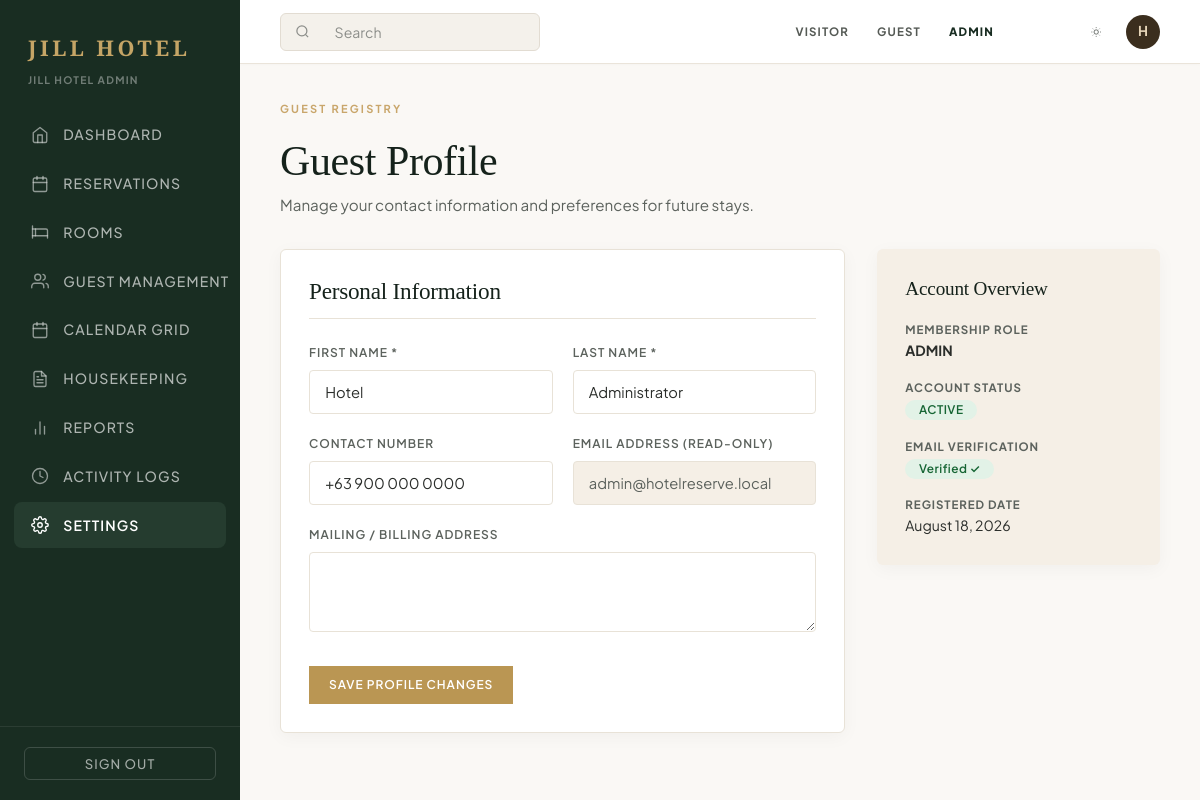
/customer/profile.php (signed in), run on the app's committed database.
### tables this page shows
CREATE TABLE `users` (
  `id` int(11) NOT NULL AUTO_INCREMENT,
  `first_name` varchar(80) NOT NULL,
  `last_name` varchar(80) NOT NULL,
  `email` varchar(160) NOT NULL,
  `password` varchar(255) NOT NULL,
  `phone` varchar(50) DEFAULT NULL,
  `address` text DEFAULT NULL,
  `role` enum('CUSTOMER','ADMIN') NOT NULL DEFAULT 'CUSTOMER',
  `status` enum('PENDING_VERIFICATION','ACTIVE','SUSPENDED','DEACTIVATED') NOT NULL DEFAULT 'PENDING_VERIFICATION',
  `created_at` timestamp NOT NULL DEFAULT current_timestamp(),
  `updated_at` timestamp NOT NULL DEFAULT current_timestamp() ON UPDATE current_timestamp(),
  `email_verified` tinyint(1) NOT NULL DEFAULT 0,
  `verified_at` datetime DEFAULT NULL,
  `last_login` datetime DEFAULT NULL,
  `housekeeping` tinyint(1) NOT NULL DEFAULT 0,
  PRIMARY KEY (`id`),
  UNIQUE KEY `email` (`email`),
  KEY `email_2` (`email`),
  KEY `role` (`role`,`status`)
);

### includes/bootstrap.php (called while the page is built, shortened)
<?php
function e(?string $value): string { return htmlspecialchars((string)$value, ENT_QUOTES | ENT_SUBSTITUTE, 'UTF-8'); }
function app_root(): string {
    static $root;
    if ($root !== null) {
        return $root;
    }
    return $root = rtrim(APP_ROOT, '/');
}
function url(string $path=''): string { return app_root() . '/' . ltrim($path, '/'); }

### customer/profile.php (the view, shortened to what this page needs)
<?php
$pdo = db();
$s = $pdo->prepare('SELECT * FROM users WHERE id = ?');
$s->execute([user()['id']]);
$u = $s->fetch();
require __DIR__ . '/../includes/header.php';
?>
<div style="margin-bottom: 2rem;">
    <span class="kicker">GUEST REGISTRY</span>
    <h1 style="margin-bottom: 0.35rem;">Guest Profile</h1>
    <p style="color: var(--text-secondary, #5C625D);">Manage your contact information and preferences for future stays.</p>
</div>
<div style="display: grid; grid-template-columns: 2fr 1fr; gap: 2rem; align-items: flex-start;">
    <div class="panel">
        <h2 style="font-size: 1.45rem; margin-bottom: 1.5rem; border-bottom: 1px solid var(--border-color, #E8E2D7); padding-bottom: 0.75rem;">
            Personal Information
        </h2>
        <form method="post" action="<?=url('customer/profile.php')?>">
            <div class="form-grid">
                <div>
                    <label for="prof-first">First Name *</label>
                    <input required id="prof-first" name="first_name" autocomplete="given-name" value="<?=e($u['first_name'])?>">
                </div>
                <div>
                    <label for="prof-last">Last Name *</label>
                    <input required id="prof-last" name="last_name" autocomplete="family-name" value="<?=e($u['last_name'])?>">
                </div>
            </div>
            <div class="form-grid">
                <div>
                    <label for="prof-phone">Contact Number</label>
                    <input id="prof-phone" name="phone" autocomplete="tel" value="<?=e($u['phone'])?>">
                </div>
                <div>
                    <label for="prof-email">Email Address (Read-Only)</label>
                    <input disabled id="prof-email" value="<?=e($u['email'])?>">
                </div>
            </div>
            <div style="margin-bottom: 1.75rem;">
                <label for="prof-address">Mailing / Billing Address</label>
                <textarea id="prof-address" name="address" autocomplete="street-address" style="min-height: 80px;"><?=e($u['address'])?></textarea>
            </div>
            <button class="btn btn-gold" type="submit">Save Profile Changes</button>
        </form>
    </div>
    <aside class="panel" style="background: var(--surface-muted, #F4EFE6); border: none;">
        <h3 style="font-size: 1.2rem; margin-bottom: 1.25rem;">Account Overview</h3>
        <div style="display: flex; flex-direction: column; gap: 1rem; font-size: 0.88rem;">
            <div>
                <span style="font-size: 0.72rem; font-weight: 700; text-transform: uppercase; letter-spacing: 0.08em; color: var(--text-secondary, #7A807B); display: block;">Membership Role</span>
                <strong><?=e($u['role'])?></strong>
            </div>
            <div>
                <span style="font-size: 0.72rem; font-weight: 700; text-transform: uppercase; letter-spacing: 0.08em; color: var(--text-secondary, #7A807B); display: block;">Account Status</span>
                <span class="badge success"><?=e($u['status'])?></span>
            </div>
            <div>
                <span style="font-size: 0.72rem; font-weight: 700; text-transform: uppercase; letter-spacing: 0.08em; color: var(--text-secondary, #7A807B); display: block;">Email Verification</span>
                <span class="badge success">Verified &check;</span>
            </div>
            <div>
                <span style="font-size: 0.72rem; font-weight: 700; text-transform: uppercase; letter-spacing: 0.08em; color: var(--text-secondary, #7A807B); display: block;">Registered Date</span>
                <span><?=date('F d, Y', strtotime($u['created_at']))?></span>
            </div>
        </div>
    </aside>
</div>
<?php require __DIR__ . '/../includes/footer.php'; ?>

### assets/css/base.css (style rules this page uses)
*, *::before, *::after { box-sizing: border-box; margin: 0; padding: 0; }
html { font-size: 16px; scroll-behavior: smooth; -webkit-text-size-adjust: 100%; }
body { font-family: 'Plus Jakarta Sans', -apple-system, BlinkMacSystemFont, "Segoe UI", Roboto, sans-serif; font-size: 0.95rem; line-height: 1.65; background-color: var(--bg-primary, #FAF8F5); color: var(--text-primary, #2A2D2A); min-height: 100vh; display: flex; flex-direction: column; overflow-x: hidden; -webkit-font-smoothing: antialiased; -moz-osx-font-smoothing: grayscale; }
h1, h2, h3, h4, h5, h6, .serif, .brand, .section-title { font-family: 'Playfair Display', Georgia, serif; font-weight: 500; line-height: 1.2; color: var(--text-heading, #15221B); letter-spacing: -0.01em; }
h1 { font-size: clamp(2rem, 3.5vw, 3.25rem); margin-bottom: 0.75rem; }
h2 { font-size: clamp(1.5rem, 2.5vw, 2.25rem); margin-bottom: 0.65rem; }
h3 { font-size: clamp(1.2rem, 1.8vw, 1.5rem); margin-bottom: 0.5rem; }
p { margin-bottom: 1rem; color: var(--text-secondary, #5C625D); }
p:last-child { margin-bottom: 0; }
.kicker, .eyebrow, .eyebrow-title { font-family: 'Plus Jakarta Sans', sans-serif; font-size: 0.75rem; font-weight: 700; text-transform: uppercase; letter-spacing: 0.18em; color: var(--accent, #B89650); margin-bottom: 0.5rem; display: block; }
button, .btn { display: inline-flex; align-items: center; justify-content: center; gap: 0.5rem; font-family: 'Plus Jakarta Sans', sans-serif; font-size: 0.8rem; font-weight: 600; letter-spacing: 0.08em; text-transform: uppercase; padding: 0.85rem 1.65rem; border-radius: 4px; border: 1px solid transparent; background-color: var(--button-bg, #1C3328); color: var(--button-text, #FAF8F5); cursor: pointer; transition: all 0.25s cubic-bezier(0.16, 1, 0.3, 1); text-decoration: none; line-height: 1; }
.btn-gold { background-color: var(--accent, #B89650); color: #1A1F1B; }
form { width: 100%; }
.form-grid { display: grid; grid-template-columns: repeat(2, 1fr); gap: 1.25rem; margin-bottom: 1.25rem; }
label { display: block; font-size: 0.75rem; font-weight: 600; text-transform: uppercase; letter-spacing: 0.08em; color: var(--text-secondary, #5C625D); margin-bottom: 0.45rem; }
input, select, textarea { width: 100%; font-family: inherit; font-size: 0.92rem; color: var(--text-primary, #2A2D2A); background-color: var(--surface, #FFFFFF); border: 1px solid var(--border-color, #E2DBD0); border-radius: 4px; padding: 0.75rem 0.95rem; transition: border-color 0.2s ease, box-shadow 0.2s ease; outline: none; }
input[disabled], select[disabled], textarea[disabled] { background-color: var(--surface-muted, #F3EFE8); cursor: not-allowed; color: var(--text-secondary, #7A807B); }
textarea { resize: vertical; min-height: 100px; }
.card, .panel { background-color: var(--surface, #FFFFFF); border: 1px solid var(--border-color, #E8E2D7); border-radius: 6px; padding: 1.75rem; box-shadow: 0 4px 18px rgba(28, 33, 29, 0.04); }
.badge { display: inline-flex; align-items: center; gap: 0.35rem; padding: 0.28rem 0.65rem; font-size: 0.72rem; font-weight: 600; letter-spacing: 0.04em; border-radius: 999px; background-color: var(--surface-muted, #EFEAE0); color: var(--text-primary, #2A2D2A); line-height: 1; }
.badge.success, .badge[data-status="AVAILABLE"], .badge[data-status="CONFIRMED"], .badge[data-status="PAID"] { background-color: #E2F2E7; color: #166534; }

### assets/css/luxury.css (style rules this page uses)
:root { --navy:#17324d;--gold:#c9a66b;--ivory:#f7f4ee;--ink:#101820;--muted:#77736c;--white:#fff;--line:#e7dfd2 }
body { background:#FAF8F5;color:var(--ink);font-family:Inter,Arial,sans-serif }
.brand,h1,h2,h3,.display { font-family:'Playfair Display',Georgia,serif }
.btn,button { border-radius:0;background:var(--navy);letter-spacing:.08em;text-transform:uppercase;font-size:12px;padding:13px 20px }
.kicker { font-size:11px;font-weight:700;letter-spacing:.2em;color:var(--gold);margin:0 0 18px }

### assets/css/admin.css (style rules this page uses)
body.admin-shell { margin: 0; padding: 0; padding-left: 240px; background-color: #FAF8F5 !important; font-family: 'Plus Jakarta Sans', system-ui, -apple-system, sans-serif; color: #1A211D; min-height: 100vh; -webkit-font-smoothing: antialiased; }
.badge { display: inline-flex; align-items: center; justify-content: center; padding: 0.26rem 0.85rem; border-radius: 20px; font-size: 0.74rem; font-weight: 600; white-space: nowrap; }
.btn-gold { background: #BA9653 !important; color: #FFFFFF !important; border: none !important; }

### data on the page
users: first_name "Hotel", last_name "Administrator", phone "+63 900 000 0000", email "admin@hotelreserve.local", role "ADMIN", status "ACTIVE", created_at "August 18, 2026"

### other printed values
substr(user()['first_name'] ?? user()['name'] ?? 'A', 0, 1) "H"
